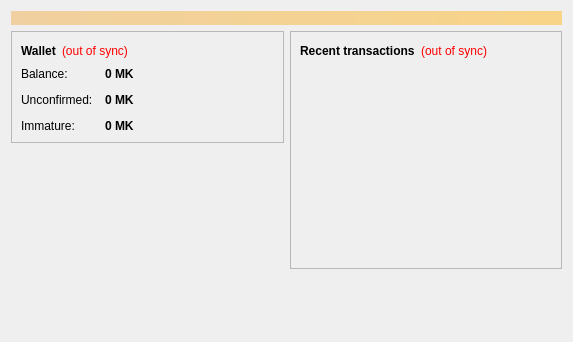
<?xml version="1.0" encoding="UTF-8"?>
<ui version="4.0">
 <class>OverviewPage</class>
 <widget class="QWidget" name="OverviewPage">
  <property name="geometry">
   <rect>
    <x>0</x>
    <y>0</y>
    <width>573</width>
    <height>342</height>
   </rect>
  </property>
  <property name="windowTitle">
   <string>Form</string>
  </property>
  <layout class="QVBoxLayout" name="topLayout">
   <item>
    <widget class="QLabel" name="labelAlerts">
     <property name="visible">
      <bool>false</bool>
     </property>
     <property name="styleSheet">
      <string notr="true">background-color: qlineargradient(x1: 0, y1: 0, x2: 1, y2: 0, stop:0 #F0D0A0, stop:1 #F8D488); color:#000000;</string>
     </property>
     <property name="wordWrap">
      <bool>true</bool>
     </property>
     <property name="margin">
      <number>3</number>
     </property>
    </widget>
   </item>
   <item>
    <layout class="QHBoxLayout" name="horizontalLayout" stretch="1,1">
     <item>
      <layout class="QVBoxLayout" name="verticalLayout_2">
       <item>
        <widget class="QFrame" name="frame">
         <property name="frameShape">
          <enum>QFrame::StyledPanel</enum>
         </property>
         <property name="frameShadow">
          <enum>QFrame::Raised</enum>
         </property>
         <layout class="QVBoxLayout" name="verticalLayout_4">
          <item>
           <layout class="QHBoxLayout" name="horizontalLayout_4">
            <item>
             <widget class="QLabel" name="label_5">
              <property name="font">
               <font>
                <weight>75</weight>
                <bold>true</bold>
               </font>
              </property>
              <property name="text">
               <string>Wallet</string>
              </property>
             </widget>
            </item>
            <item>
             <widget class="QLabel" name="labelWalletStatus">
              <property name="toolTip">
               <string>The displayed information may be out of date. Your wallet automatically synchronizes with the Markka network after a connection is established, but this process has not completed yet.</string>
              </property>
              <property name="styleSheet">
               <string notr="true">QLabel { color: red; }</string>
              </property>
              <property name="text">
               <string notr="true">(out of sync)</string>
              </property>
              <property name="alignment">
               <set>Qt::AlignLeading|Qt::AlignLeft|Qt::AlignVCenter</set>
              </property>
             </widget>
            </item>
            <item>
             <spacer name="horizontalSpacer_2">
              <property name="orientation">
               <enum>Qt::Horizontal</enum>
              </property>
              <property name="sizeHint" stdset="0">
               <size>
                <width>40</width>
                <height>20</height>
               </size>
              </property>
             </spacer>
            </item>
           </layout>
          </item>
          <item>
           <layout class="QFormLayout" name="formLayout_2">
            <property name="fieldGrowthPolicy">
             <enum>QFormLayout::AllNonFixedFieldsGrow</enum>
            </property>
            <property name="horizontalSpacing">
             <number>12</number>
            </property>
            <property name="verticalSpacing">
             <number>12</number>
            </property>
            <item row="0" column="0">
             <widget class="QLabel" name="label">
              <property name="text">
               <string>Balance:</string>
              </property>
             </widget>
            </item>
            <item row="0" column="1">
             <widget class="QLabel" name="labelBalance">
              <property name="font">
               <font>
                <weight>75</weight>
                <bold>true</bold>
               </font>
              </property>
              <property name="cursor">
               <cursorShape>IBeamCursor</cursorShape>
              </property>
              <property name="toolTip">
               <string>Your current balance</string>
              </property>
              <property name="text">
               <string notr="true">0 MK</string>
              </property>
              <property name="textInteractionFlags">
               <set>Qt::LinksAccessibleByMouse|Qt::TextSelectableByKeyboard|Qt::TextSelectableByMouse</set>
              </property>
             </widget>
            </item>
            <item row="1" column="0">
             <widget class="QLabel" name="label_3">
              <property name="text">
               <string>Unconfirmed:</string>
              </property>
             </widget>
            </item>
            <item row="1" column="1">
             <widget class="QLabel" name="labelUnconfirmed">
              <property name="font">
               <font>
                <weight>75</weight>
                <bold>true</bold>
               </font>
              </property>
              <property name="cursor">
               <cursorShape>IBeamCursor</cursorShape>
              </property>
              <property name="toolTip">
               <string>Total of transactions that have yet to be confirmed, and do not yet count toward the current balance</string>
              </property>
              <property name="text">
               <string notr="true">0 MK</string>
              </property>
              <property name="textInteractionFlags">
               <set>Qt::LinksAccessibleByMouse|Qt::TextSelectableByKeyboard|Qt::TextSelectableByMouse</set>
              </property>
             </widget>
            </item>
            <item row="2" column="0">
             <widget class="QLabel" name="labelImmatureText">
              <property name="text">
               <string>Immature:</string>
              </property>
             </widget>
            </item>
            <item row="2" column="1">
             <widget class="QLabel" name="labelImmature">
              <property name="font">
               <font>
                <weight>75</weight>
                <bold>true</bold>
               </font>
              </property>
              <property name="toolTip">
               <string>Mined balance that has not yet matured</string>
              </property>
              <property name="text">
               <string notr="true">0 MK</string>
              </property>
              <property name="textInteractionFlags">
               <set>Qt::LinksAccessibleByMouse|Qt::TextSelectableByKeyboard|Qt::TextSelectableByMouse</set>
              </property>
             </widget>
            </item>
           </layout>
          </item>
         </layout>
        </widget>
       </item>
       <item>
        <spacer name="verticalSpacer">
         <property name="orientation">
          <enum>Qt::Vertical</enum>
         </property>
         <property name="sizeHint" stdset="0">
          <size>
           <width>20</width>
           <height>40</height>
          </size>
         </property>
        </spacer>
       </item>
      </layout>
     </item>
     <item>
      <layout class="QVBoxLayout" name="verticalLayout_3">
       <item>
        <widget class="QFrame" name="frame_2">
         <property name="frameShape">
          <enum>QFrame::StyledPanel</enum>
         </property>
         <property name="frameShadow">
          <enum>QFrame::Raised</enum>
         </property>
         <layout class="QVBoxLayout" name="verticalLayout">
          <item>
           <layout class="QHBoxLayout" name="horizontalLayout_2">
            <item>
             <widget class="QLabel" name="label_4">
              <property name="text">
               <string>&lt;b&gt;Recent transactions&lt;/b&gt;</string>
              </property>
             </widget>
            </item>
            <item>
             <widget class="QLabel" name="labelTransactionsStatus">
              <property name="toolTip">
               <string>The displayed information may be out of date. Your wallet automatically synchronizes with the Markka network after a connection is established, but this process has not completed yet.</string>
              </property>
              <property name="styleSheet">
               <string notr="true">QLabel { color: red; }</string>
              </property>
              <property name="text">
               <string notr="true">(out of sync)</string>
              </property>
              <property name="alignment">
               <set>Qt::AlignRight|Qt::AlignTrailing|Qt::AlignVCenter</set>
              </property>
             </widget>
            </item>
            <item>
             <spacer name="horizontalSpacer">
              <property name="orientation">
               <enum>Qt::Horizontal</enum>
              </property>
              <property name="sizeHint" stdset="0">
               <size>
                <width>40</width>
                <height>20</height>
               </size>
              </property>
             </spacer>
            </item>
           </layout>
          </item>
          <item>
           <widget class="QListView" name="listTransactions">
            <property name="styleSheet">
             <string notr="true">QListView { background: transparent; }</string>
            </property>
            <property name="frameShape">
             <enum>QFrame::NoFrame</enum>
            </property>
            <property name="verticalScrollBarPolicy">
             <enum>Qt::ScrollBarAlwaysOff</enum>
            </property>
            <property name="horizontalScrollBarPolicy">
             <enum>Qt::ScrollBarAlwaysOff</enum>
            </property>
            <property name="selectionMode">
             <enum>QAbstractItemView::NoSelection</enum>
            </property>
           </widget>
          </item>
         </layout>
        </widget>
       </item>
       <item>
        <spacer name="verticalSpacer_2">
         <property name="orientation">
          <enum>Qt::Vertical</enum>
         </property>
         <property name="sizeHint" stdset="0">
          <size>
           <width>20</width>
           <height>40</height>
          </size>
         </property>
        </spacer>
       </item>
      </layout>
     </item>
    </layout>
   </item>
  </layout>
 </widget>
 <resources/>
 <connections/>
</ui>
